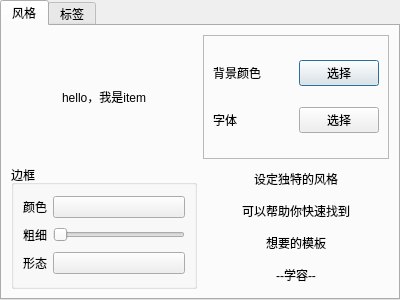
<?xml version="1.0" encoding="UTF-8"?>
<ui version="4.0">
 <class>Dialog</class>
 <widget class="QDialog" name="Dialog">
  <property name="geometry">
   <rect>
    <x>0</x>
    <y>0</y>
    <width>400</width>
    <height>300</height>
   </rect>
  </property>
  <property name="windowTitle">
   <string>模板设置</string>
  </property>
  <layout class="QGridLayout" name="gridLayout">
   <property name="leftMargin">
    <number>0</number>
   </property>
   <property name="topMargin">
    <number>0</number>
   </property>
   <property name="rightMargin">
    <number>0</number>
   </property>
   <property name="bottomMargin">
    <number>0</number>
   </property>
   <property name="spacing">
    <number>0</number>
   </property>
   <item row="0" column="0">
    <widget class="QTabWidget" name="tabWidget">
     <property name="currentIndex">
      <number>0</number>
     </property>
     <widget class="QWidget" name="tab">
      <attribute name="title">
       <string>风格</string>
      </attribute>
      <layout class="QGridLayout" name="gridLayout_3" rowstretch="1,1" columnstretch="1,1">
       <item row="0" column="1">
        <widget class="QFrame" name="frame">
         <property name="frameShape">
          <enum>QFrame::StyledPanel</enum>
         </property>
         <property name="frameShadow">
          <enum>QFrame::Raised</enum>
         </property>
         <layout class="QGridLayout" name="gridLayout_4">
          <item row="0" column="1">
           <widget class="QPushButton" name="bg_color_btn">
            <property name="text">
             <string>选择</string>
            </property>
           </widget>
          </item>
          <item row="0" column="0">
           <widget class="QLabel" name="label_2">
            <property name="text">
             <string>背景颜色</string>
            </property>
           </widget>
          </item>
          <item row="1" column="1">
           <widget class="QPushButton" name="font_btn">
            <property name="text">
             <string>选择</string>
            </property>
           </widget>
          </item>
          <item row="1" column="0">
           <widget class="QLabel" name="label_6">
            <property name="text">
             <string>字体</string>
            </property>
           </widget>
          </item>
         </layout>
        </widget>
       </item>
       <item row="0" column="0">
        <widget class="QLabel" name="label">
         <property name="text">
          <string>hello，我是item</string>
         </property>
         <property name="alignment">
          <set>Qt::AlignCenter</set>
         </property>
        </widget>
       </item>
       <item row="1" column="0">
        <widget class="QGroupBox" name="groupBox">
         <property name="title">
          <string>边框</string>
         </property>
         <layout class="QGridLayout" name="gridLayout_2">
          <item row="2" column="0">
           <widget class="QLabel" name="label_5">
            <property name="text">
             <string>形态</string>
            </property>
           </widget>
          </item>
          <item row="0" column="0">
           <widget class="QLabel" name="label_4">
            <property name="text">
             <string>颜色</string>
            </property>
           </widget>
          </item>
          <item row="0" column="1">
           <widget class="QPushButton" name="border_color_btn">
            <property name="text">
             <string/>
            </property>
           </widget>
          </item>
          <item row="1" column="0">
           <widget class="QLabel" name="label_3">
            <property name="text">
             <string>粗细</string>
            </property>
           </widget>
          </item>
          <item row="1" column="1">
           <widget class="QSlider" name="horizontalSlider">
            <property name="styleSheet">
             <string notr="true"/>
            </property>
            <property name="maximum">
             <number>5</number>
            </property>
            <property name="orientation">
             <enum>Qt::Horizontal</enum>
            </property>
            <property name="invertedAppearance">
             <bool>false</bool>
            </property>
            <property name="invertedControls">
             <bool>false</bool>
            </property>
           </widget>
          </item>
          <item row="2" column="1">
           <widget class="QPushButton" name="border_form_btn">
            <property name="text">
             <string/>
            </property>
            <property name="checkable">
             <bool>true</bool>
            </property>
           </widget>
          </item>
         </layout>
        </widget>
       </item>
       <item row="1" column="1">
        <widget class="QLabel" name="label_7">
         <property name="text">
          <string>设定独特的风格

可以帮助你快速找到

想要的模板

--学容--</string>
         </property>
         <property name="textFormat">
          <enum>Qt::AutoText</enum>
         </property>
         <property name="alignment">
          <set>Qt::AlignCenter</set>
         </property>
         <property name="wordWrap">
          <bool>true</bool>
         </property>
         <property name="textInteractionFlags">
          <set>Qt::LinksAccessibleByMouse</set>
         </property>
        </widget>
       </item>
      </layout>
     </widget>
     <widget class="QWidget" name="tab_2">
      <attribute name="title">
       <string>标签</string>
      </attribute>
      <layout class="QVBoxLayout" name="verticalLayout" stretch="1,10">
       <item>
        <widget class="QColumnView" name="columnView"/>
       </item>
       <item>
        <widget class="QListView" name="listView"/>
       </item>
      </layout>
     </widget>
    </widget>
   </item>
  </layout>
 </widget>
 <resources/>
 <connections/>
</ui>
